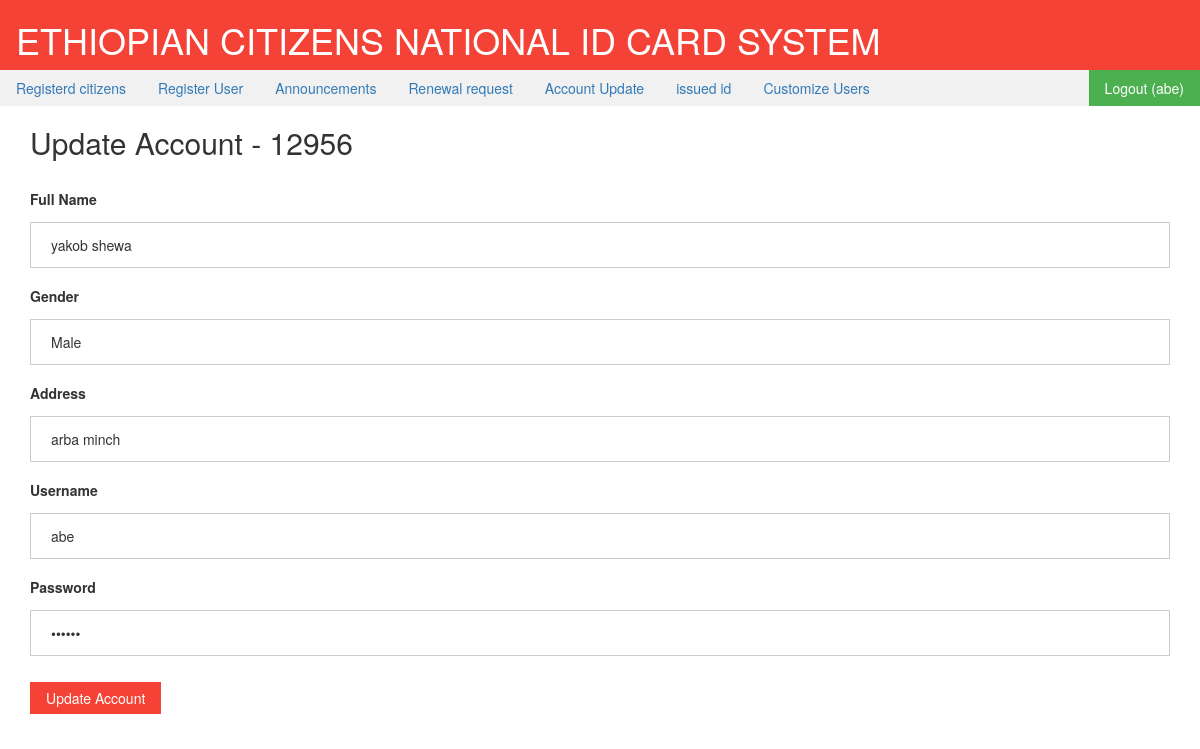
The app's page /myaccountadmin.php (signed in) with its own data.
### tables this page shows
CREATE TABLE `users` (
  `userid` int(22) NOT NULL,
  `fullname` varchar(255) NOT NULL,
  `gender` varchar(255) NOT NULL,
  `address` varchar(255) NOT NULL,
  `email` varchar(55) NOT NULL,
  `username` varchar(255) NOT NULL,
  `password` varchar(255) DEFAULT NULL,
  `role` varchar(255) NOT NULL
);

### include.php (called while the page is built, shortened)
<?php
if(isset($_SESSION['username']))
 {
	$current = $_SESSION['username'];
 }
 ?>

### myaccountadmin.php (the view, shortened to what this page needs)
<?php
include('include.php');
?>
<?php
include 'database_configuration.php';
$sql = "SELECT * FROM users where username = '$current'";
$result = $conn->query($sql);
if ($result->num_rows > 0) {
    while($row = $result->fetch_assoc()) {
        $userid = $row['userid'];
        $fullname = $row['fullname'];
        $gender = $row['gender'];
        $address = $row['address'];
        $myusername = $row['username'];
        $mypassword = $row['password'];
    }
} else {
    echo "0 results";
}
?>
<!DOCTYPE html>
<html>
<link rel="stylesheet" href="style/w3.css">
<link rel="stylesheet" href="style/bootstrap.min.css">
<body>
<div class="w3-container w3-red">
  <h1>ETHIOPIAN CITIZENS NATIONAL ID CARD SYSTEM</h1>
</div>
<ul class="w3-navbar w3-light-grey">
    <li><a href="administrator.php">Registerd citizens</a></li>
    <li><a href="newuser.php">Register User</a></li>
    <li><a href="announcements.php">Announcements</a></li>
    <li><a href="request renewal.php">Renewal request</a></li>
    <li><a href="myaccountadmin.php">Account Update</a></li>
    <li><a href="users.php">issued id</a></li>
    <li><a href="users.php">Customize Users</a></li>
<li class="w3-right"><a class="w3-green" href="logout.php">Logout (<?php echo"$current"; ?>)</a></li>
  </ul>
  <div class="container">
<h2>Update Account - <?php echo"$userid"; ?></h2>
<form action="update_acc.php" method="POST">
<br>
  <p>
  <label>Full Name</label>
  <input  name="fullname" type="text"  placeholder="Enter Full Name" value="<?php echo"$fullname"; ?>"required></p>
    <label><b>Gender</b></label>
  <input  name="gender" type="text"  placeholder="Enter Gender" value="<?php echo"$gender"; ?>"required></p>
    <label><b>Address</b></label>
  <input  name="address" type="text"  placeholder="Enter Address" value="<?php echo"$address"; ?>"required></p>
       <label><b>Username</b></label>
  <input  name="username" type="text"  placeholder="Enter Username" value="<?php echo"$myusername"; ?>"required></p>
    <label><b>Password</b></label>
  <input  name="password" type="password"  placeholder="Enter Password" value="<?php echo"$mypassword"; ?>"required></p>
    <button type="submit" class="w3-btn w3-red">Update Account</button>

### style/w3.css (style rules this page uses)
*,*:before,*:after { box-sizing:inherit }
html { -ms-text-size-adjust:100%;-webkit-text-size-adjust:100% }
body { margin:0 }
a { background-color:transparent;-webkit-text-decoration-skip:objects }
button,input,select,textarea { font:inherit;margin:0 }
button,input { overflow:visible }
button,select { text-transform:none }
button,html [type=button],[type=reset],[type=submit] { -webkit-appearance:button }
html,body { font-family:Verdana,sans-serif;font-size:15px;line-height:1.5 }
html { overflow-x:hidden }
h1,h2,h3,h4,h5,h6,.w3-slim,.w3-wide { font-family:"Segoe UI",Arial,sans-serif }
h1 { font-size:36px }
h2 { font-size:30px }
h1,h2,h3,h4,h5,h6 { font-weight:400;margin:10px 0 }
a { color:inherit }
.w3-btn,.w3-btn-block { border:none;display:inline-block;outline:0;padding:6px 16px;vertical-align:middle;overflow:hidden;text-decoration:none!important;color:#fff;background-color:#000;text-align:center;cursor:pointer;white-space:nowrap }
.w3-btn,.w3-btn-floating,.w3-btn-floating-large,.w3-closenav,.w3-opennav { -webkit-touch-callout:none;-webkit-user-select:none;-khtml-user-select:none;-moz-user-select:none;-ms-user-select:none;user-select:none }
.w3-navbar { list-style-type:none;margin:0;padding:0;overflow:hidden }
.w3-navbar li { float:left }
.w3-navbar li a,.w3-navitem { display:block;padding:8px 16px }
.w3-navbar a,.w3-topnav a,.w3-sidenav a,.w3-dropdown-content a,.w3-accordion-content a,.w3-dropnav a { text-decoration:none!important }
.w3-btn,.w3-btn-floating,.w3-dropnav a,.w3-btn-floating-large,.w3-btn-block,.w3-hover-shadow,.w3-hover-opacity,.w3-hover-opacity-off, .w3-navbar a,.w3-sidenav a,.w3-pagination li a,.w3-hoverable tbody tr,.w3-hoverable li,.w3-accordion-content a,.w3-dropdown-content a,.w3-dropdown-click:hover,.w3-dropdown-hover:hover,.w3-opennav,.w3-closenav,.w3-closebtn, .w3-hover-amber,.w3-hover-aqua,.w3-hover-blue,.w3-hover-light-blue,.w3-hover-brown,.w3-hover-cyan,.w3-hover-blue-grey,.w3-hover-green,.w3-hover-light-green,.w3-hover-indigo,.w3-hover-khaki,.w3-hover-lime,.w3-hover-orange,.w3-hover-deep-orange,.w3-hover-pink, .w3-hover-purple,.w3-hover-deep-purple,.w3-hover-red,.w3-hover-sand,.w3-hover-teal,.w3-hover-yellow,.w3-hover-white,.w3-hover-black,.w3-hover-grey,.w3-hover-light-grey,.w3-hover-dark-grey,.w3-hover-text-amber,.w3-hover-text-aqua,.w3-hover-text-blue,.w3-hover-text-light-blue, .w3-hover-text-brown,.w3-hover-text-cyan,.w3-hover-text-blue-grey,.w3-hover-text-green,.w3-hover-text-light-green,.w3-hover-text-indigo,.w3-hover-text-khaki,.w3-hover-text-lime,.w3-hover-text-orange,.w3-hover-text-deep-orange,.w3-hover-text-pink,.w3-hover-text-purple, .w3-hover-text-deep-purple,.w3-hover-text-red,.w3-hover-text-sand,.w3-hover-text-teal,.w3-hover-text-yellow,.w3-hover-text-white,.w3-hover-text-black,.w3-hover-text-grey,.w3-hover-text-light-grey,.w3-hover-text-dark-grey { -webkit-transition:background-color .3s,color .15s,box-shadow .3s,opacity 0.3s;transition:background-color .3s,color .15s,box-shadow .3s,opacity 0.3s }
.w3-container:after,.w3-panel:after,.w3-row:after,.w3-row-padding:after,.w3-topnav:after,.w3-clear:after,.w3-btn-group:before,.w3-btn-group:after,.w3-btn-bar:before,.w3-btn-bar:after { content:"";display:table;clear:both }
.w3-right { float:right!important }
.w3-container { padding:0.01em 16px }
.w3-green,.w3-hover-green:hover { color:#fff!important;background-color:#4CAF50!important }
.w3-red,.w3-hover-red:hover { color:#fff!important;background-color:#f44336!important }
.w3-light-grey,.w3-hover-light-grey:hover { color:#000!important;background-color:#f1f1f1!important }

### myaccountadmin.php (style rules this page uses)
input[type=text], input[type=password] { width: 100%; padding: 12px 20px; margin: 8px 0; display: inline-block; border: 1px solid #ccc; box-sizing: border-box; }
button { background-color: #4CAF50; color: white; padding: 14px 20px; margin: 8px 0; border: none; cursor: pointer; }

### records on screen
users: userid "12956", fullname "yakob shewa", gender "Male", address "arba minch", username "abe"

### other values on screen
$current "abe"
